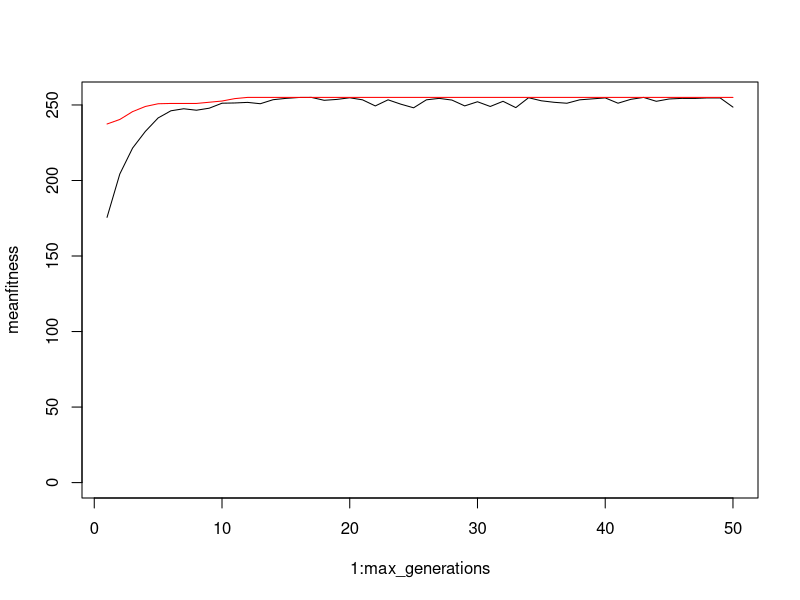

This figure's R source:
# exercise written 14 August 2006 by Anders Brodin translated into R by John Waller 2016. Further revised in 2018-20 by Jörgen Ripa

# Main variables:
pop_size <- 50            # popsize is number of chromosomes in the population
gene_number <- 8         # gene number is number of genes in each chromosome, should be one in these simple tasks
max_generations <- 50    # number of iterations
num_breeed <- 20          # out of the 50 chromosomes (= possible solutions) the 20 best are allowed to reproduce 

# genetic operators
mutation_rate <- 0.01    # how large percentage of the genes experience mutations
mutation_free <- 10      # number of top ranked individuals that should be saved from mutation


# Define Functions

Create_pop <- function(pop_size,gene_number) {    # This function creates a random population of pop_size chromosomes
  
  Genes <- matrix(nrow=pop_size, ncol=gene_number)
  for(ind in 1:pop_size) {              # For each individual:
    for(gene_index in 1:gene_number) {      # For each gene in the chromosome
      if(runif(1) < 0.5) {                   # fill genes with either 0 or 1
        Genes[ind,gene_index] <- 0            
      } else {                        
        Genes[ind,gene_index] <- 1           
      }
    }
  }
  fitness <- rep(NA,pop_size)
  # pop is a list, a structured variable with information about the population:
  pop <- list(size=pop_size, L=gene_number, Genes=Genes, fitness=fitness)
  return(pop) 
}

# Function to calculate fitness for each individual:
Evaluate_fitness <- function(pop) {
  for(ind in 1:pop$size) {
    # Calculate the binary number corresponding to the chromosome of ones and zeros:
    Binary_Value <- 0;
    for(gene_index in gene_number:1) {
      if(pop$Genes[ind,gene_index] == 1) {
        Binary_Value <- Binary_Value + 2^(gene_number - gene_index)
      }
    }
    pop$fitness[ind] <- Binary_Value
  }
  return(pop)
}

# Sort the population by fitness:
Sort <- function(pop) {
  # Find order of decreasing fitness:
  new_order <- order(pop$fitness, decreasing=TRUE)
  # Next, rearrange the population gene matrix and fitness vector:
  pop$Genes <- pop$Genes[new_order,]
  pop$fitness <- pop$fitness[new_order]
  return(pop)
}

# Let individuals with the highest fitness reproduce:
Reproduce <- function(pop,num_breeed) {
  # The population reproduces in pairs, in fitness order
  # First individuals 1 and 2 mate, next individuals 3 and 4, and so on
  # Each pair produces 2 offspring, corresponding to two chromosomes after crossover
  # Offspring replace the parent population from the bottom of the list.
  offspring_pos <- pop$size # where to put the offspring, starting from bottom
  for(parent1 in seq(1,num_breeed,by=2)) {
    parent2 <- parent1 + 1
    # crossover locus:
    crossover <- sample.int(gene_number,1) # Sample one random number between 1 and 8
    # Use crossover to choose what part of the chromosome to pass to which offspring
    for(gene_index in 1:pop$L) {
      if(gene_index <= crossover) {
        pop$Genes[offspring_pos,gene_index] <- pop$Genes[parent1,gene_index]
        pop$Genes[offspring_pos-1,gene_index] <- pop$Genes[parent2,gene_index]
      } else {
        pop$Genes[offspring_pos,gene_index] <- pop$Genes[parent2,gene_index]
        pop$Genes[offspring_pos-1,gene_index] <- pop$Genes[parent1,gene_index]
      }
    }
    offspring_pos <- offspring_pos - 2
  }
  return(pop)
}

# Mutate the whole population, accept the top fitness individuals
Mutate <- function(pop, mutation_free, mutation_rate) {
  for(ind in (mutation_free+1):pop$size) {
    for(gene_index in 1 : pop$L) {
      if(runif(1) <= mutation_rate) { # Sample random number between 0 and 1 following std distribution
        if(pop$Genes[ind,gene_index] == 0) { # if number is below mutation_rate, mutate at the current position
          pop$Genes[ind,gene_index] <- 1
        } else {
          pop$Genes[ind,gene_index] <- 0
        }
      }
    }
  }
  return(pop)
}

##############################
# Main program starts here

pop <- Create_pop(pop_size,gene_number)  # calls function that generates random chromosomes
pop <- Evaluate_fitness(pop)   # calculate fitness for all individuals
pop <- Sort(pop) # Sort according to fitness

# main loop over all of our functions

meantopfitness <- c(0,max_generations) # empty vectors to store results
meanfitness <- c(0,max_generations)

for(generation in 1:max_generations) {  
  pop <- Reproduce(pop,num_breeed)
  pop <- Mutate(pop, mutation_free, mutation_rate)
  pop <- Evaluate_fitness(pop)   # give back altered population with fitness
  pop <- Sort(pop)
  
  # save statistics:
  meantopfitness[generation] <- mean(pop$fitness[1:5])
  meanfitness[generation] <- mean(pop$fitness)
}

cat("generation:",max_generations,"\n")
cat("mean top fitness:",meantopfitness[max_generations],"\n")
cat("mean fitness",meanfitness[max_generations],"\n")

# plot results
plot(1:max_generations, meanfitness, ylim=c(0,max(meantopfitness)),type="l")
lines( 1:max_generations, meantopfitness, col="red")


